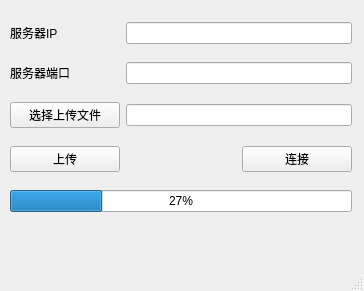
<?xml version="1.0" encoding="UTF-8"?>
<ui version="4.0">
 <class>Client</class>
 <widget class="QMainWindow" name="Client">
  <property name="geometry">
   <rect>
    <x>0</x>
    <y>0</y>
    <width>364</width>
    <height>291</height>
   </rect>
  </property>
  <property name="windowTitle">
   <string>Client</string>
  </property>
  <widget class="QWidget" name="centralwidget">
   <widget class="QWidget" name="">
    <property name="geometry">
     <rect>
      <x>10</x>
      <y>10</y>
      <width>342</width>
      <height>217</height>
     </rect>
    </property>
    <layout class="QGridLayout" name="gridLayout">
     <item row="1" column="0">
      <widget class="QLabel" name="label_2">
       <property name="text">
        <string>服务器端口</string>
       </property>
      </widget>
     </item>
     <item row="4" column="0" colspan="3">
      <widget class="QProgressBar" name="progressBar">
       <property name="maximum">
        <number>100</number>
       </property>
       <property name="value">
        <number>27</number>
       </property>
      </widget>
     </item>
     <item row="1" column="1" colspan="2">
      <widget class="QLineEdit" name="lineEdit_2"/>
     </item>
     <item row="3" column="2">
      <widget class="QPushButton" name="pushButton">
       <property name="text">
        <string>连接</string>
       </property>
      </widget>
     </item>
     <item row="0" column="1" colspan="2">
      <widget class="QLineEdit" name="lineEdit"/>
     </item>
     <item row="2" column="0">
      <widget class="QPushButton" name="m_pBtnSelectFile">
       <property name="text">
        <string>选择上传文件</string>
       </property>
      </widget>
     </item>
     <item row="2" column="1" colspan="2">
      <widget class="QLineEdit" name="lineEdit_3"/>
     </item>
     <item row="0" column="0">
      <widget class="QLabel" name="label">
       <property name="text">
        <string>服务器IP</string>
       </property>
      </widget>
     </item>
     <item row="3" column="0">
      <widget class="QPushButton" name="m_pBtnSendFile">
       <property name="text">
        <string>上传</string>
       </property>
      </widget>
     </item>
    </layout>
   </widget>
  </widget>
  <widget class="QMenuBar" name="menubar">
   <property name="geometry">
    <rect>
     <x>0</x>
     <y>0</y>
     <width>364</width>
     <height>29</height>
    </rect>
   </property>
  </widget>
  <widget class="QStatusBar" name="statusbar"/>
 </widget>
 <resources/>
 <connections/>
</ui>
